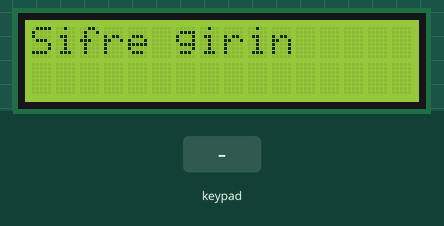
Simulated run of this sketch. Board: Arduino Uno, built with avr-gcc and run on an emulated ATmega328P. On the bench: 16×2 character LCD. The test bench sets the inputs (shaded band).

Above: at 1.2 s.
1.3 s: key '1' pressed
At 1.6 s:
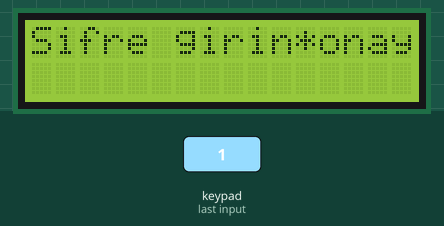
2.8 s: keypad keys 1 2 3 4 # pressed 0.4 s apart
At 5.1 s:
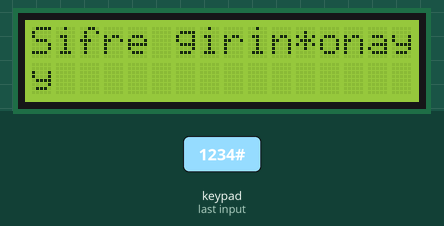
6.3 s: keypad keys 1 2 3 4 pressed 0.4 s apart
At 8.3 s:
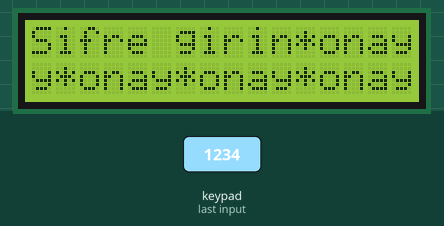
9.4 s: keypad keys 1 2 3 4 * pressed 0.4 s apart
At 11.5 s:
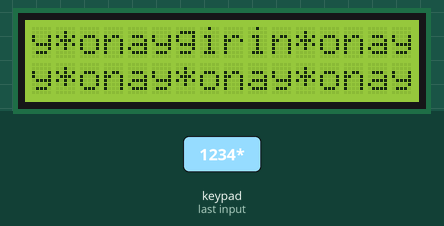
12.9 s: key '2' pressed
At 14.0 s:
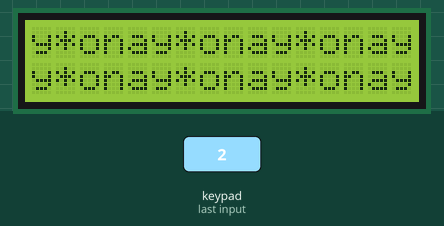
Timing chart, 0 to 15.4 s (numbered marks = the images above; inputs shaded):
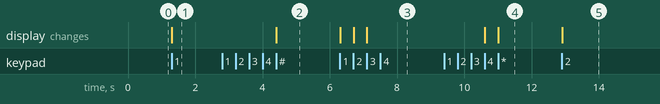

The sketch:

sketch_may24b.ino
```cpp
/*pin düzeni
+- -
- - gnd
1- gnd
2- +
3- potansiyometree
4-pin12
5- gnd
6-pin11
11-pin5
12-pin4
13-pin3
14-pin2
*/
#include <LiquidCrystal.h>
#include <Keypad.h>
LiquidCrystal lcd(12, 11, 5, 4, 3, 2);
const byte satir = 4;
const byte sutun = 3;
char hexaKeys[satir][sutun] = {
  {'1','2','3'},
  {'4','5','6'},
  {'7','8','9'},
  {'*','0','#'}
};
byte satirpin[satir] = {10,A0,A1,A2};
byte sutunpin[sutun] = {A3,A4,A5};
char*sifre[4]={"3","9","5","5"};
char sifre2[4];
int i=0;

Keypad tus_takimi = Keypad( makeKeymap(hexaKeys), satirpin, sutunpin, satir, sutun);

void setup(){
  Serial.begin(9600);
  lcd.begin(16, 2);
  lcd.write("Sifre girin");
}

void loop(){
  char tus= tus_takimi.getKey();
  if (tus){
    lcd.print("*");
 if(tus=3){
 if(tus=9){
      lcd.write("onay");


 }
  }}
  if(tus="*"){
    //lcd.clear();
  }

}
```

Measured:
- after the input at 1.3 s, the display: changes at once (image 1)
- after the input at 2.8 s, the display: changes after 1.6 s (image 2)
- after the input at 6.3 s, the display: first changes at once (image 3 shows a later state)
- after the input at 9.4 s, the display: first changes after 1.2 s (image 4 shows a later state)
- after the input at 12.9 s, the display: changes at once (image 5)
